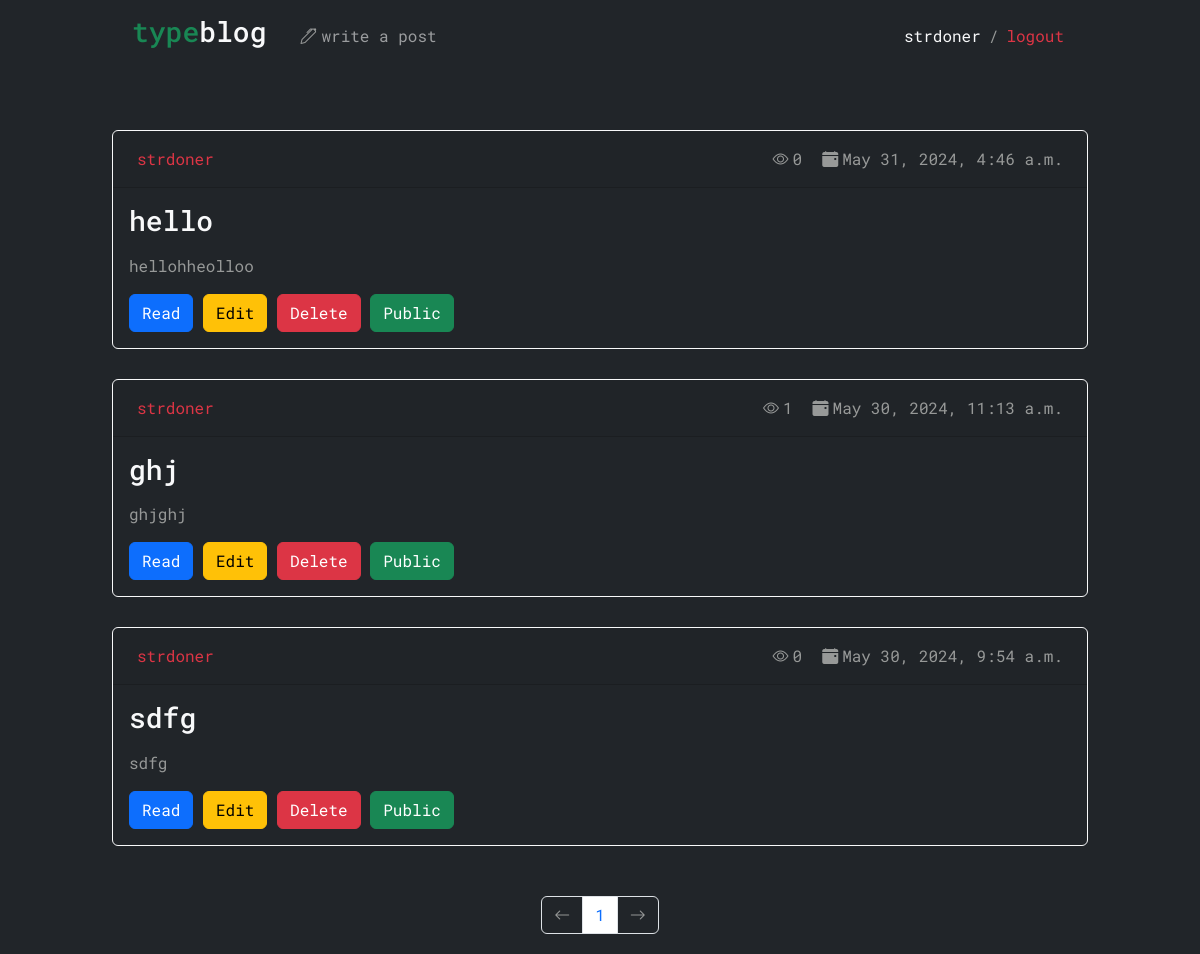
The app's page /blog/drafts (signed in) with its own data.
### typecamp_app/models.py (models this page shows, shortened)
class Post(models.Model):
    STATUS_CHOICES = (
        ('draft', 'Draft'),
        ('published', 'Published'),
    )
    title = models.CharField(max_length=250)
    slug = AutoSlugField(populate_from='title', unique_with=['id'])
    author = models.ForeignKey(User, related_name='blog_posts', on_delete=models.CASCADE)
    body = models.TextField()
    publish = models.DateTimeField(default=timezone.now)
    created = models.DateTimeField(auto_now_add=True)
    updated = models.DateTimeField(auto_now=True)
    status = models.CharField(max_length=10, choices=STATUS_CHOICES, default='draft')
    views = models.IntegerField(default=0)
    photo = models.ImageField(upload_to='users/%Y/%m/%d', blank=True)
    class Meta:
        ordering = ('-publish',)
    def get_absolute_url(self):
        return reverse('post_detail',
                        args=[self.publish.year,
                              self.publish.strftime('%m'),
                              self.publish.strftime('%d'),
                              self.slug])

### typecamp_app/views.py (the view)
# urls.py: re_path(r'^blog/drafts', drafts, name='drafts'),
def drafts(request):
    object_list = Post.objects.filter(status='draft', author=request.user)
    paginator = Paginator(object_list, 3)
    page = request.GET.get('page')
    try:
        posts = paginator.page(page)
    except PageNotAnInteger:
        posts = paginator.page(1)
    except EmptyPage:
        posts = paginator.page(paginator.num_pages)
    return render(request,
                  'drafts.html',
                  {'page': page,
                   'posts': posts})

### typecamp_app/templates/drafts.html (shortened to what this page needs)
{% extends "base.html" %}
{% load static %}
{% block header %}
    <a href="{% url 'blog_list'%}" class="text-decoration-none text-light navbar-brand label"><h3><span>type</span>blog</h3></a>
    <div class="collapse navbar-collapse" id="navbarSupportedContent">
        <ul class="navbar-nav me-auto mb-2 mb-lg-0">
            {% if request.user.is_authenticated %}
            <li class="nav-item ">
                <a class="nav-link" href="{% url 'write_post' %}"><i class="bi bi-pen"></i>write a post</a>
            </li>
            {% endif %}
        </ul>
        <div class="user-block">
            {% if user.is_authenticated %}
                <a href="{% url 'user_detail' id=user.pk %}" class="navbar-text m-2 text-light">{{ user.get_username }}</a>
                /
                <form method="post" action="{% url 'logout' %}">
                    <button type="submit" class="navbar-text m-2 text-danger btn-link">logout</button>
               </form>
            {% else %}
                <a href="{% url 'login' %}" class="navbar-text m-2 text-light">login</a>/
                <a href="{% url 'register' %}" class="navbar-text m-2 text-light">register</a>
            {% endif %}
        </div>
    </div>
{% endblock header %}
{%block content %}
<div class="blog_list text-start">
    {% for post in posts %}
    <div class="card bg-dark text-light border-1 border border-light ">
        <div class="card-header d-grid">
          <a href="{% url 'user_detail' id=post.author.pk%}" class="m-2 {% if post.author.is_superuser %}text-danger{% else%}{% if post.author.is_staff%}text-primary{% else %}text-light {% endif %}{% endif %}">{{ post.author }}</a>
          <div class="post-small-details d-flex">
            <p class="m-2"><i class="bi bi-eye m-1"></i>{{post.views}}</p>
            <p class="m-2"><i class="bi bi-calendar-event-fill m-1"></i>{{post.updated}} </p>
          </div>
        </div>
        <div class="card-body text-left">
          <h3 class="card-title">{{ post.title }}</h3>
          <p class="card-text">{{ post.body|truncatewords:30|linebreaks }}</p>
          <a href="{{ post.get_absolute_url }}" class="btn btn-primary">Read</a>
          <a href="{% url 'edit_post' id=post.pk %}" class="btn btn-warning">Edit</a>
          <a href="{% url 'delete_post' id=post.pk %}" class="btn btn-danger">Delete</a>
          <a href="{% url 'public_post' id=post.pk %}" class="btn btn-success">Public</a>
        </div>
    </div>
    {% endfor %}
    {% include "pagination.html" with page=posts %}
</div>
{% endblock content %}

### typecamp_app/static/css/style.css (style rules this page uses)
* { font-family: 'Roboto Mono', monospace; color: #979998; }
a { cursor: pointer; text-decoration: none!important; }
body, html { width: 100%!important; height: 100%!important; margin: 0; padding: 0; }
.label h3 span { color: #198754; }
.nav-link, .nav-link * { transition: color .15s!important; }
.nav-link i { margin-right: 5px; }
.user-block { display: flex; align-items: center; }
.header div { margin: 0 10px; }
.label { margin: 0; }
.btn-link { background: transparent; padding: 0; border: none; text-decoration: none!important; }
.blog_list { margin-top: 100px; width: 100%!important; }
.card-header { grid-template-columns: 1fr 2fr!important; }
.post-small-details { justify-self: end; }
.blog_list .card { margin: 30px 0!important; width: 100%!important; }

### records on screen
Post: author "strdoner", views "0", updated "May 31, 2024, 4:46 a.m.", title "hello", body "hellohheolloo"
Post: author "strdoner", views "1", updated "May 30, 2024, 11:13 a.m.", title "ghj", body "ghjghj"
Post: author "strdoner", views "0", updated "May 30, 2024, 9:54 a.m.", title "sdfg", body "sdfg"

### other values on screen
{{ user.get_username }} "strdoner"
{{ page.number }} "1"
